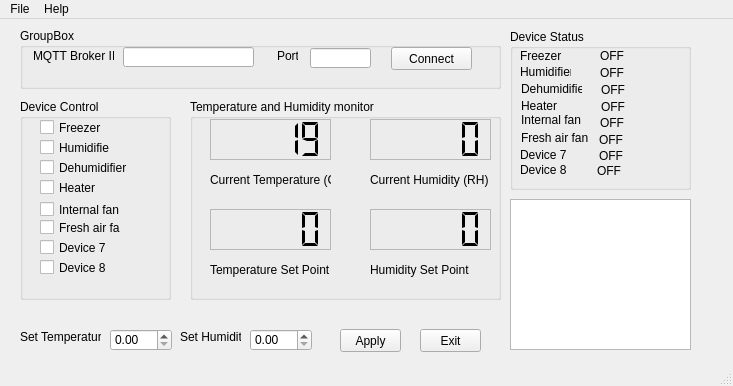
<?xml version="1.0" encoding="UTF-8"?>
<ui version="4.0">
 <class>MeatCuringChamberMW</class>
 <widget class="QMainWindow" name="MeatCuringChamberMW">
  <property name="enabled">
   <bool>true</bool>
  </property>
  <property name="geometry">
   <rect>
    <x>0</x>
    <y>0</y>
    <width>733</width>
    <height>386</height>
   </rect>
  </property>
  <property name="windowTitle">
   <string>MeatCuringChamber</string>
  </property>
  <property name="autoFillBackground">
   <bool>false</bool>
  </property>
  <property name="inputMethodHints">
   <set>Qt::ImhNone</set>
  </property>
  <property name="toolButtonStyle">
   <enum>Qt::ToolButtonIconOnly</enum>
  </property>
  <property name="animated">
   <bool>false</bool>
  </property>
  <widget class="QWidget" name="centralwidget">
   <widget class="QLCDNumber" name="lcdNumberSetTmpVal">
    <property name="geometry">
     <rect>
      <x>210</x>
      <y>190</y>
      <width>121</width>
      <height>41</height>
     </rect>
    </property>
    <property name="frameShape">
     <enum>QFrame::StyledPanel</enum>
    </property>
    <property name="segmentStyle">
     <enum>QLCDNumber::Flat</enum>
    </property>
   </widget>
   <widget class="QLCDNumber" name="lcdNumberSetHumVal">
    <property name="geometry">
     <rect>
      <x>370</x>
      <y>190</y>
      <width>121</width>
      <height>41</height>
     </rect>
    </property>
    <property name="frameShape">
     <enum>QFrame::StyledPanel</enum>
    </property>
    <property name="segmentStyle">
     <enum>QLCDNumber::Flat</enum>
    </property>
   </widget>
   <widget class="QLCDNumber" name="lcdNumberCurTmp">
    <property name="enabled">
     <bool>true</bool>
    </property>
    <property name="geometry">
     <rect>
      <x>210</x>
      <y>100</y>
      <width>121</width>
      <height>41</height>
     </rect>
    </property>
    <property name="palette">
     <palette>
      <active>
       <colorrole role="Text">
        <brush brushstyle="SolidPattern">
         <color alpha="255">
          <red>255</red>
          <green>0</green>
          <blue>0</blue>
         </color>
        </brush>
       </colorrole>
      </active>
      <inactive>
       <colorrole role="Text">
        <brush brushstyle="SolidPattern">
         <color alpha="255">
          <red>255</red>
          <green>0</green>
          <blue>0</blue>
         </color>
        </brush>
       </colorrole>
      </inactive>
      <disabled>
       <colorrole role="Text">
        <brush brushstyle="SolidPattern">
         <color alpha="255">
          <red>120</red>
          <green>120</green>
          <blue>120</blue>
         </color>
        </brush>
       </colorrole>
      </disabled>
     </palette>
    </property>
    <property name="cursor">
     <cursorShape>ArrowCursor</cursorShape>
    </property>
    <property name="autoFillBackground">
     <bool>false</bool>
    </property>
    <property name="frameShape">
     <enum>QFrame::StyledPanel</enum>
    </property>
    <property name="smallDecimalPoint">
     <bool>false</bool>
    </property>
    <property name="segmentStyle">
     <enum>QLCDNumber::Flat</enum>
    </property>
    <property name="value" stdset="0">
     <double>19.000000000000000</double>
    </property>
    <property name="intValue" stdset="0">
     <number>19</number>
    </property>
   </widget>
   <widget class="QLCDNumber" name="lcdNumberCurHum">
    <property name="geometry">
     <rect>
      <x>370</x>
      <y>100</y>
      <width>121</width>
      <height>41</height>
     </rect>
    </property>
    <property name="frameShape">
     <enum>QFrame::StyledPanel</enum>
    </property>
    <property name="segmentStyle">
     <enum>QLCDNumber::Flat</enum>
    </property>
   </widget>
   <widget class="QLabel" name="labelTmpNow">
    <property name="geometry">
     <rect>
      <x>210</x>
      <y>150</y>
      <width>121</width>
      <height>21</height>
     </rect>
    </property>
    <property name="text">
     <string>Current Temperature (C)</string>
    </property>
   </widget>
   <widget class="QLabel" name="labelHumNow">
    <property name="geometry">
     <rect>
      <x>370</x>
      <y>150</y>
      <width>121</width>
      <height>21</height>
     </rect>
    </property>
    <property name="text">
     <string>Current Humidity (RH)</string>
    </property>
   </widget>
   <widget class="QLabel" name="labelTmpSetVal">
    <property name="geometry">
     <rect>
      <x>210</x>
      <y>240</y>
      <width>121</width>
      <height>21</height>
     </rect>
    </property>
    <property name="text">
     <string>Temperature Set Point</string>
    </property>
   </widget>
   <widget class="QLabel" name="labelHumSetVal">
    <property name="geometry">
     <rect>
      <x>370</x>
      <y>240</y>
      <width>121</width>
      <height>21</height>
     </rect>
    </property>
    <property name="text">
     <string>Humidity Set Point</string>
    </property>
   </widget>
   <widget class="QGroupBox" name="groupBoxTmpHumMonitor">
    <property name="geometry">
     <rect>
      <x>190</x>
      <y>80</y>
      <width>311</width>
      <height>201</height>
     </rect>
    </property>
    <property name="palette">
     <palette>
      <active>
       <colorrole role="LinkVisited">
        <brush brushstyle="SolidPattern">
         <color alpha="255">
          <red>255</red>
          <green>0</green>
          <blue>0</blue>
         </color>
        </brush>
       </colorrole>
      </active>
      <inactive>
       <colorrole role="LinkVisited">
        <brush brushstyle="SolidPattern">
         <color alpha="255">
          <red>255</red>
          <green>0</green>
          <blue>0</blue>
         </color>
        </brush>
       </colorrole>
      </inactive>
      <disabled>
       <colorrole role="LinkVisited">
        <brush brushstyle="SolidPattern">
         <color alpha="255">
          <red>255</red>
          <green>0</green>
          <blue>0</blue>
         </color>
        </brush>
       </colorrole>
      </disabled>
     </palette>
    </property>
    <property name="title">
     <string>Temperature and Humidity monitor</string>
    </property>
   </widget>
   <widget class="QCheckBox" name="checkBoxFreezer">
    <property name="geometry">
     <rect>
      <x>40</x>
      <y>100</y>
      <width>70</width>
      <height>17</height>
     </rect>
    </property>
    <property name="text">
     <string>Freezer</string>
    </property>
   </widget>
   <widget class="QCheckBox" name="checkBoxHumidifier">
    <property name="geometry">
     <rect>
      <x>40</x>
      <y>120</y>
      <width>70</width>
      <height>17</height>
     </rect>
    </property>
    <property name="text">
     <string>Humidifier</string>
    </property>
   </widget>
   <widget class="QCheckBox" name="checkBoxHeater">
    <property name="geometry">
     <rect>
      <x>40</x>
      <y>160</y>
      <width>81</width>
      <height>17</height>
     </rect>
    </property>
    <property name="text">
     <string>Heater</string>
    </property>
   </widget>
   <widget class="QCheckBox" name="checkBoxInternalFan">
    <property name="geometry">
     <rect>
      <x>40</x>
      <y>180</y>
      <width>91</width>
      <height>21</height>
     </rect>
    </property>
    <property name="text">
     <string>Internal fan</string>
    </property>
   </widget>
   <widget class="QCheckBox" name="checkBoxDevice7">
    <property name="geometry">
     <rect>
      <x>40</x>
      <y>220</y>
      <width>70</width>
      <height>17</height>
     </rect>
    </property>
    <property name="text">
     <string>Device 7</string>
    </property>
   </widget>
   <widget class="QCheckBox" name="checkBoxFreshAirFan">
    <property name="geometry">
     <rect>
      <x>40</x>
      <y>200</y>
      <width>81</width>
      <height>17</height>
     </rect>
    </property>
    <property name="text">
     <string>Fresh air fan</string>
    </property>
   </widget>
   <widget class="QCheckBox" name="checkBoxDevice8">
    <property name="geometry">
     <rect>
      <x>40</x>
      <y>240</y>
      <width>70</width>
      <height>17</height>
     </rect>
    </property>
    <property name="text">
     <string>Device 8</string>
    </property>
   </widget>
   <widget class="QGroupBox" name="groupBoxDeviceControl">
    <property name="geometry">
     <rect>
      <x>20</x>
      <y>80</y>
      <width>151</width>
      <height>201</height>
     </rect>
    </property>
    <property name="title">
     <string>Device Control</string>
    </property>
    <property name="checkable">
     <bool>false</bool>
    </property>
    <widget class="QCheckBox" name="checkBoxDehumidifier">
     <property name="geometry">
      <rect>
       <x>20</x>
       <y>60</y>
       <width>91</width>
       <height>17</height>
      </rect>
     </property>
     <property name="text">
      <string>Dehumidifier</string>
     </property>
    </widget>
   </widget>
   <widget class="QLabel" name="labelSetSetPointTmp">
    <property name="geometry">
     <rect>
      <x>20</x>
      <y>310</y>
      <width>81</width>
      <height>16</height>
     </rect>
    </property>
    <property name="text">
     <string>Set Temperature</string>
    </property>
   </widget>
   <widget class="QLabel" name="labelSetSetPointHum">
    <property name="geometry">
     <rect>
      <x>180</x>
      <y>310</y>
      <width>61</width>
      <height>16</height>
     </rect>
    </property>
    <property name="text">
     <string>Set Humidity</string>
    </property>
   </widget>
   <widget class="QPushButton" name="pushButtonSetSetpointApply">
    <property name="geometry">
     <rect>
      <x>340</x>
      <y>310</y>
      <width>61</width>
      <height>23</height>
     </rect>
    </property>
    <property name="text">
     <string>Apply</string>
    </property>
   </widget>
   <widget class="QDoubleSpinBox" name="doubleSpinBoxSetSetPointTmp">
    <property name="geometry">
     <rect>
      <x>110</x>
      <y>310</y>
      <width>62</width>
      <height>22</height>
     </rect>
    </property>
    <property name="maximum">
     <double>1000.000000000000000</double>
    </property>
   </widget>
   <widget class="QDoubleSpinBox" name="doubleSpinBoxSetSetPointHum">
    <property name="geometry">
     <rect>
      <x>250</x>
      <y>310</y>
      <width>62</width>
      <height>22</height>
     </rect>
    </property>
   </widget>
   <widget class="QPushButton" name="pushButtonExit">
    <property name="geometry">
     <rect>
      <x>420</x>
      <y>310</y>
      <width>61</width>
      <height>23</height>
     </rect>
    </property>
    <property name="text">
     <string>Exit</string>
    </property>
   </widget>
   <widget class="QLineEdit" name="lineEditBrokerPort">
    <property name="geometry">
     <rect>
      <x>310</x>
      <y>29</y>
      <width>61</width>
      <height>20</height>
     </rect>
    </property>
    <property name="text">
     <string/>
    </property>
   </widget>
   <widget class="QLabel" name="labelBrokerPort">
    <property name="geometry">
     <rect>
      <x>277</x>
      <y>29</y>
      <width>21</width>
      <height>16</height>
     </rect>
    </property>
    <property name="text">
     <string>Port</string>
    </property>
   </widget>
   <widget class="QLabel" name="labelBrokerIP">
    <property name="geometry">
     <rect>
      <x>33</x>
      <y>29</y>
      <width>81</width>
      <height>16</height>
     </rect>
    </property>
    <property name="text">
     <string>MQTT Broker IP</string>
    </property>
   </widget>
   <widget class="QLineEdit" name="lineEditBrokerIP">
    <property name="geometry">
     <rect>
      <x>123</x>
      <y>28</y>
      <width>131</width>
      <height>20</height>
     </rect>
    </property>
    <property name="text">
     <string/>
    </property>
   </widget>
   <widget class="QPushButton" name="pushButtonConnectBroker">
    <property name="geometry">
     <rect>
      <x>391</x>
      <y>28</y>
      <width>81</width>
      <height>23</height>
     </rect>
    </property>
    <property name="text">
     <string>Connect</string>
    </property>
   </widget>
   <widget class="QGroupBox" name="groupBoxDeviceStatus">
    <property name="geometry">
     <rect>
      <x>510</x>
      <y>10</y>
      <width>181</width>
      <height>161</height>
     </rect>
    </property>
    <property name="title">
     <string>Device Status</string>
    </property>
    <property name="checkable">
     <bool>false</bool>
    </property>
    <widget class="QLabel" name="labelFreezerStatus">
     <property name="geometry">
      <rect>
       <x>10</x>
       <y>20</y>
       <width>47</width>
       <height>13</height>
      </rect>
     </property>
     <property name="text">
      <string>Freezer</string>
     </property>
    </widget>
    <widget class="QLabel" name="labelHumidifierStatus">
     <property name="geometry">
      <rect>
       <x>10</x>
       <y>35</y>
       <width>51</width>
       <height>16</height>
      </rect>
     </property>
     <property name="text">
      <string>Humidifier</string>
     </property>
    </widget>
    <widget class="QLabel" name="labelDehumidifierStatus">
     <property name="geometry">
      <rect>
       <x>11</x>
       <y>52</y>
       <width>61</width>
       <height>16</height>
      </rect>
     </property>
     <property name="text">
      <string>Dehumidifier</string>
     </property>
    </widget>
    <widget class="QLabel" name="labelInternalFanStatus">
     <property name="geometry">
      <rect>
       <x>11</x>
       <y>83</y>
       <width>71</width>
       <height>16</height>
      </rect>
     </property>
     <property name="text">
      <string>Internal fan</string>
     </property>
    </widget>
    <widget class="QLabel" name="labelFreshAirFanStatus">
     <property name="geometry">
      <rect>
       <x>11</x>
       <y>101</y>
       <width>71</width>
       <height>16</height>
      </rect>
     </property>
     <property name="text">
      <string>Fresh air fan</string>
     </property>
    </widget>
    <widget class="QLabel" name="labelHeaterSatus">
     <property name="geometry">
      <rect>
       <x>11</x>
       <y>70</y>
       <width>47</width>
       <height>13</height>
      </rect>
     </property>
     <property name="text">
      <string>Heater</string>
     </property>
    </widget>
    <widget class="QLabel" name="labelDevice7Status">
     <property name="geometry">
      <rect>
       <x>10</x>
       <y>118</y>
       <width>71</width>
       <height>16</height>
      </rect>
     </property>
     <property name="text">
      <string>Device 7</string>
     </property>
    </widget>
    <widget class="QLabel" name="labelDevice8Status">
     <property name="geometry">
      <rect>
       <x>10</x>
       <y>133</y>
       <width>71</width>
       <height>16</height>
      </rect>
     </property>
     <property name="text">
      <string>Device 8</string>
     </property>
    </widget>
    <widget class="QLabel" name="labellabelFreezerStatusValue">
     <property name="geometry">
      <rect>
       <x>90</x>
       <y>20</y>
       <width>47</width>
       <height>13</height>
      </rect>
     </property>
     <property name="text">
      <string>OFF</string>
     </property>
    </widget>
    <widget class="QLabel" name="labelHumidifierStatusValue">
     <property name="geometry">
      <rect>
       <x>90</x>
       <y>37</y>
       <width>47</width>
       <height>13</height>
      </rect>
     </property>
     <property name="text">
      <string>OFF</string>
     </property>
    </widget>
    <widget class="QLabel" name="labelDehumidifierStatusValue">
     <property name="geometry">
      <rect>
       <x>91</x>
       <y>54</y>
       <width>47</width>
       <height>13</height>
      </rect>
     </property>
     <property name="text">
      <string>OFF</string>
     </property>
    </widget>
    <widget class="QLabel" name="labelHeaterSatusValue">
     <property name="geometry">
      <rect>
       <x>91</x>
       <y>71</y>
       <width>47</width>
       <height>13</height>
      </rect>
     </property>
     <property name="text">
      <string>OFF</string>
     </property>
    </widget>
    <widget class="QLabel" name="labelFreshAirFanStatusValue">
     <property name="geometry">
      <rect>
       <x>89</x>
       <y>104</y>
       <width>47</width>
       <height>13</height>
      </rect>
     </property>
     <property name="text">
      <string>OFF</string>
     </property>
    </widget>
    <widget class="QLabel" name="labelDevice7StatusValue">
     <property name="geometry">
      <rect>
       <x>89</x>
       <y>120</y>
       <width>47</width>
       <height>13</height>
      </rect>
     </property>
     <property name="text">
      <string>OFF</string>
     </property>
    </widget>
    <widget class="QLabel" name="labelDevice8StatusValue">
     <property name="geometry">
      <rect>
       <x>87</x>
       <y>135</y>
       <width>47</width>
       <height>13</height>
      </rect>
     </property>
     <property name="text">
      <string>OFF</string>
     </property>
    </widget>
    <widget class="QLabel" name="labelInternalFanStatusValue">
     <property name="geometry">
      <rect>
       <x>90</x>
       <y>87</y>
       <width>47</width>
       <height>13</height>
      </rect>
     </property>
     <property name="text">
      <string>OFF</string>
     </property>
    </widget>
   </widget>
   <widget class="QGroupBox" name="groupBox">
    <property name="geometry">
     <rect>
      <x>20</x>
      <y>9</y>
      <width>481</width>
      <height>61</height>
     </rect>
    </property>
    <property name="title">
     <string>GroupBox</string>
    </property>
   </widget>
   <widget class="QTextBrowser" name="textBrowserDeviceStatus">
    <property name="geometry">
     <rect>
      <x>510</x>
      <y>180</y>
      <width>181</width>
      <height>151</height>
     </rect>
    </property>
    <property name="html">
     <string>&lt;!DOCTYPE HTML PUBLIC &quot;-//W3C//DTD HTML 4.0//EN&quot; &quot;http://www.w3.org/TR/REC-html40/strict.dtd&quot;&gt;
&lt;html&gt;&lt;head&gt;&lt;meta name=&quot;qrichtext&quot; content=&quot;1&quot; /&gt;&lt;style type=&quot;text/css&quot;&gt;
p, li { white-space: pre-wrap; }
&lt;/style&gt;&lt;/head&gt;&lt;body style=&quot; font-family:'MS Shell Dlg 2'; font-size:8.25pt; font-weight:400; font-style:normal;&quot;&gt;
&lt;p style=&quot;-qt-paragraph-type:empty; margin-top:0px; margin-bottom:0px; margin-left:0px; margin-right:0px; -qt-block-indent:0; text-indent:0px;&quot;&gt;&lt;br /&gt;&lt;/p&gt;&lt;/body&gt;&lt;/html&gt;</string>
    </property>
   </widget>
   <zorder>groupBox</zorder>
   <zorder>groupBoxDeviceControl</zorder>
   <zorder>groupBoxTmpHumMonitor</zorder>
   <zorder>lcdNumberSetTmpVal</zorder>
   <zorder>lcdNumberSetHumVal</zorder>
   <zorder>lcdNumberCurTmp</zorder>
   <zorder>lcdNumberCurHum</zorder>
   <zorder>labelTmpNow</zorder>
   <zorder>labelHumNow</zorder>
   <zorder>labelTmpSetVal</zorder>
   <zorder>labelHumSetVal</zorder>
   <zorder>checkBoxFreezer</zorder>
   <zorder>checkBoxHumidifier</zorder>
   <zorder>checkBoxHeater</zorder>
   <zorder>checkBoxInternalFan</zorder>
   <zorder>checkBoxDevice7</zorder>
   <zorder>checkBoxFreshAirFan</zorder>
   <zorder>checkBoxDevice8</zorder>
   <zorder>labelSetSetPointTmp</zorder>
   <zorder>labelSetSetPointHum</zorder>
   <zorder>pushButtonSetSetpointApply</zorder>
   <zorder>doubleSpinBoxSetSetPointTmp</zorder>
   <zorder>doubleSpinBoxSetSetPointHum</zorder>
   <zorder>pushButtonExit</zorder>
   <zorder>lineEditBrokerPort</zorder>
   <zorder>labelBrokerPort</zorder>
   <zorder>labelBrokerIP</zorder>
   <zorder>lineEditBrokerIP</zorder>
   <zorder>pushButtonConnectBroker</zorder>
   <zorder>groupBoxDeviceStatus</zorder>
   <zorder>textBrowserDeviceStatus</zorder>
  </widget>
  <widget class="QMenuBar" name="menubar">
   <property name="geometry">
    <rect>
     <x>0</x>
     <y>0</y>
     <width>733</width>
     <height>21</height>
    </rect>
   </property>
   <widget class="QMenu" name="menuFile">
    <property name="title">
     <string>File</string>
    </property>
    <addaction name="actionQuit"/>
   </widget>
   <widget class="QMenu" name="menuHelp">
    <property name="title">
     <string>Help</string>
    </property>
    <addaction name="actionAbout"/>
   </widget>
   <addaction name="menuFile"/>
   <addaction name="menuHelp"/>
  </widget>
  <widget class="QStatusBar" name="statusbar"/>
  <action name="actionPref">
   <property name="text">
    <string>Preference</string>
   </property>
  </action>
  <action name="actionAbout">
   <property name="text">
    <string>About</string>
   </property>
  </action>
  <action name="actionQuit">
   <property name="text">
    <string>Quit</string>
   </property>
  </action>
 </widget>
 <resources/>
 <connections/>
</ui>
